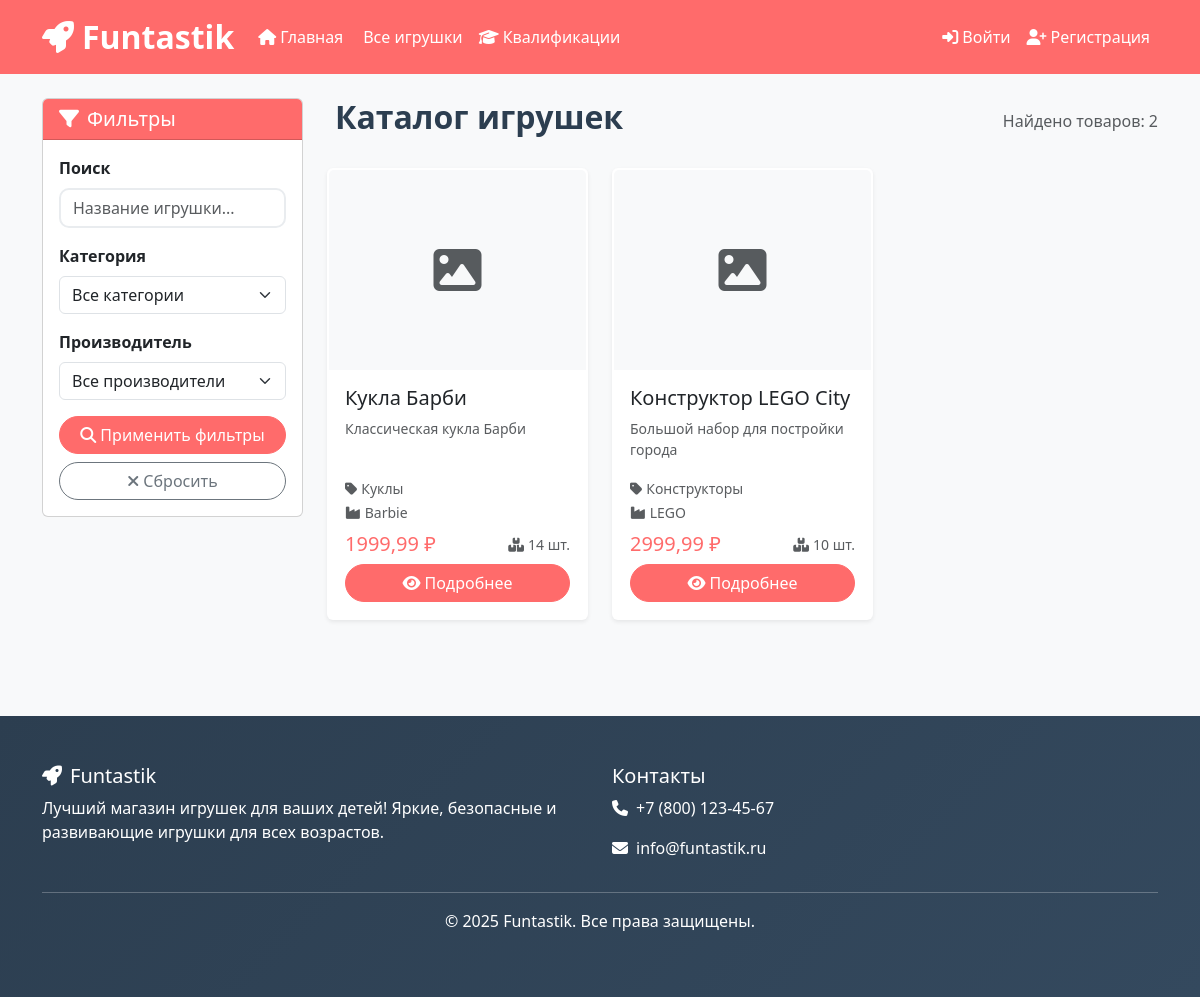
Page /catalog/ on the committed database.
### store/models.py (models this page shows, shortened)
class Product(models.Model):
    название = models.CharField(max_length=200, verbose_name="Название товара")
    описание = models.TextField(verbose_name="Описание товара")
    фото_товара = models.ImageField(upload_to='products/', verbose_name="Фото товара", blank=True, null=True)
    цена = models.DecimalField(max_digits=10, decimal_places=2, verbose_name="Цена")
    количество_на_складе = models.IntegerField(verbose_name="Количество на складе")
    категория = models.ForeignKey(Category, on_delete=models.CASCADE, verbose_name="Категория")
    производитель = models.ForeignKey(Manufacturer, on_delete=models.CASCADE, verbose_name="Производитель")
    создан = models.DateTimeField(auto_now_add=True, verbose_name="Дата создания")
    обновлен = models.DateTimeField(auto_now=True, verbose_name="Дата обновления")
    class Meta:
        verbose_name = "Товар"
        verbose_name_plural = "Товары"
        ordering = ['-создан']

class Category(models.Model):
    название = models.CharField(max_length=100, verbose_name="Название категории")
    описание = models.TextField(blank=True, null=True, verbose_name="Описание")
    class Meta:
        verbose_name = "Категория товара"
        verbose_name_plural = "Категории товаров"

class Manufacturer(models.Model):
    название = models.CharField(max_length=100, verbose_name="Название производителя")
    страна = models.CharField(max_length=100, verbose_name="Страна")
    описание = models.TextField(blank=True, null=True, verbose_name="Описание")
    class Meta:
        verbose_name = "Производитель"
        verbose_name_plural = "Производители"

### store/views.py (the view)
# urls.py: path('catalog/', views.product_list, name='product_list'),  # Изменено на catalog/
def product_list(request):
    products = Product.objects.filter(количество_на_складе__gt=0)
    categories = Category.objects.all()
    manufacturers = Manufacturer.objects.all()
    category_id = request.GET.get('category')
    manufacturer_id = request.GET.get('manufacturer')
    search_query = request.GET.get('search')
    if category_id:
        products = products.filter(категория_id=category_id)
    if manufacturer_id:
        products = products.filter(производитель_id=manufacturer_id)
    if search_query:
        products = products.filter(
            Q(название__icontains=search_query) |
            Q(описание__icontains=search_query)
        )
    return render(request, 'store/product_list.html', {
        'products': products,
        'categories': categories,
        'manufacturers': manufacturers,
        'selected_category': int(category_id) if category_id else None,
        'selected_manufacturer': int(manufacturer_id) if manufacturer_id else None,
        'search_query': search_query,
    })

### templates/store/product_list.html (shortened to what this page needs)
{% extends 'base.html' %}
{% load static %}
{% block content %}
<div class="container py-4">
    <div class="row">
        <div class="col-lg-3 mb-4">
            <div class="card">
                <div class="card-header bg-primary text-white">
                    <h5 class="mb-0"><i class="fas fa-filter me-2"></i>Фильтры</h5>
                </div>
                <div class="card-body">
                    <form method="GET">
                        <div class="mb-3">
                            <label class="form-label fw-bold">Поиск</label>
                            <input type="text" name="search" class="form-control"
                                   value="{{ search_query|default:'' }}" placeholder="Название игрушки...">
                        </div>
                        <div class="mb-3">
                            <label class="form-label fw-bold">Категория</label>
                            <select name="category" class="form-select">
                                <option value="">Все категории</option>
                            </select>
                        </div>
                        <div class="mb-3">
                            <label class="form-label fw-bold">Производитель</label>
                            <select name="manufacturer" class="form-select">
                                <option value="">Все производители</option>
                            </select>
                        </div>
                        <button type="submit" class="btn btn-primary w-100">
                            <i class="fas fa-search me-1"></i>Применить фильтры
                        </button>
                        <a href="{% url 'product_list' %}" class="btn btn-outline-secondary w-100 mt-2">
                            <i class="fas fa-times me-1"></i>Сбросить
                        </a>
                    </form>
                </div>
            </div>
        </div>
        <div class="col-lg-9">
            <div class="d-flex justify-content-between align-items-center mb-4">
                <h2 class="fw-bold">
                    Каталог игрушек
                </h2>
                <span class="text-muted">Найдено товаров: {{ products.count }}</span>
            </div>
            {% if products %}
                <div class="row">
                    {% for product in products %}
                        <div class="col-lg-4 col-md-6 mb-4">
                            <div class="card product-card h-100 shadow-sm">
                                {% if product.фото_товара %}
                                    <img src="{{ product.фото_товара.url }}" class="card-img-top product-image" alt="{{ product.название }}">
                                {% else %}
                                    <div class="card-img-top bg-light d-flex align-items-center justify-content-center" style="height: 200px;">
                                        <i class="fas fa-image text-muted" style="font-size: 3rem;"></i>
                                    </div>
                                {% endif %}
                                <div class="card-body d-flex flex-column">
                                    <h5 class="card-title">{{ product.название }}</h5>
                                    <p class="card-text text-muted small">{{ product.описание|truncatewords:15 }}</p>
                                    <div class="mt-auto">
                                        <div class="mb-2">
                                            <small class="text-muted">
                                                <i class="fas fa-tag me-1"></i>{{ product.категория.название }}
                                            </small><br>
                                            <small class="text-muted">
                                                <i class="fas fa-industry me-1"></i>{{ product.производитель.название }}
                                            </small>
                                        </div>
                                        <div class="d-flex justify-content-between align-items-center mb-2">
                                            <span class="h5 text-primary mb-0">{{ product.цена }} ₽</span>
                                            <small class="text-muted">
                                                <i class="fas fa-boxes me-1"></i>{{ product.количество_на_складе }} шт.
                                            </small>
                                        </div>
                                        <a href="{% url 'product_detail' product.id %}" class="btn btn-primary w-100">
                                            <i class="fas fa-eye me-1"></i>Подробнее
                                        </a>
                                    </div>
                                </div>
                            </div>
                        </div>
                    {% endfor %}
                </div>
            {% endif %}
        </div>
    </div>
</div>
{% endblock %}

### static/css/style.css (style rules this page uses)
:root { --primary-color: #ff6b6b; --secondary-color: #4ecdc4; --accent-color: #45b7d1; --warning-color: #f9ca24; --success-color: #6c5ce7; --light-bg: #f8f9fa; --dark-text: #2c3e50; }
body { font-family: 'Segoe UI', Tahoma, Geneva, Verdana, sans-serif; background-color: var(--light-bg); color: var(--dark-text); }
.bg-primary { background-color: var(--primary-color) !important; }
.btn-primary { background-color: var(--primary-color); border-color: var(--primary-color); }
.text-primary { color: var(--primary-color) !important; }
.product-card { transition: transform 0.3s ease, box-shadow 0.3s ease; border: 2px solid transparent; }
.btn { border-radius: 25px; transition: all 0.3s ease; }
.form-control { border-radius: 10px; border: 2px solid #e9ecef; transition: border-color 0.3s ease; }

### rows in the picture
Product: название "Кукла Барби", описание "Классическая кукла Барби", категория.название "Куклы", производитель.название "Barbie", цена "1999,99", количество_на_складе "14"
Product: название "Конструктор LEGO City", описание "Большой набор для постройки города", категория.название "Конструкторы", производитель.название "LEGO", цена "2999,99", количество_на_складе "10"

### other values in the picture
{{ products.count }} "2"
